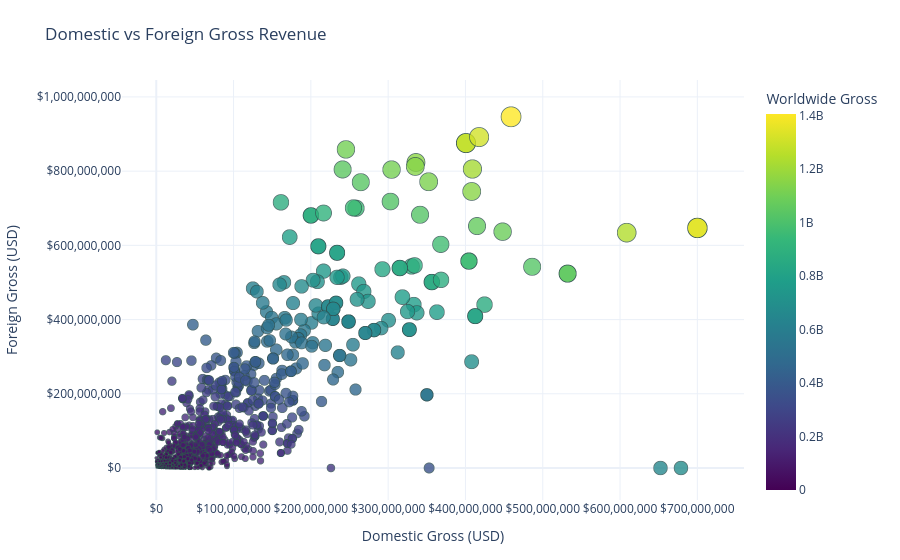

Notebook code for this chart:
### Markdown cell above
### 4.4 Domestic vs Foreign Revenue 
Domestic and international revenues were compared to assess the importance of global performance. The analysis revealed that:

- Many films earn more internationally than domestically
- Studios with strong international reach achieve better overall performance

highlighting the critical role of global appeal in profitability.

### Code cell
import plotly.express as px

# Ensure worldwide gross exists
final_movies_clean['bom_worldwide_gross'] = (
    final_movies_clean['bom_domestic_gross'] + final_movies_clean['bom_foreign_gross']
)

fig = px.scatter(
    final_movies_clean,
    x="bom_domestic_gross",
    y="bom_foreign_gross",
    size="bom_worldwide_gross",           # Bubble size = Worldwide gross
    color="bom_worldwide_gross",          # Color gradient by Worldwide gross
    hover_data=['title_clean', 'studio', 'averagerating', 'bom_domestic_gross', 'bom_foreign_gross', 'bom_worldwide_gross'],
    title="Domestic vs Foreign Gross Revenue",
    labels={
        "bom_domestic_gross": "Domestic Gross (USD)",
        "bom_foreign_gross": "Foreign Gross (USD)",
        "bom_worldwide_gross": "Worldwide Gross (USD)"
    },
    color_continuous_scale='Viridis',     #  gradient
)

fig.update_traces(
    marker=dict(line=dict(width=0.8, color='DarkSlateGrey'), opacity=0.8)
)

fig.update_layout(
    template="plotly_white",
    xaxis_title="Domestic Gross (USD)",
    yaxis_title="Foreign Gross (USD)",
    coloraxis_colorbar=dict(title="Worldwide Gross"),
    xaxis_tickformat="$,",
    yaxis_tickformat="$,",
    margin=dict(l=80, r=40, t=80, b=60)
)

fig.show()

### Figure 1 — Plotly figure (JSON) as saved in the notebook; plotly's stock layout.template omitted (floating-point values rounded to 4 significant figures; data arrays with more than 128 entries replaced by an {"elided": "..."} marker saying what was removed)
{"data": [{"customdata": {"elided": "1431x6 mixed values"}, "hovertemplate": "Domestic Gross (USD)=%{customdata[3]}<br>Foreign Gross (USD)=%{customdata[4]}<br>Worldwide Gross (USD)=%{marker.color}<br>title_clean=%{customdata[0]}<br>studio=%{customdata[1]}<br>averagerating=%{customdata[2]}<extra></extra>", "legendgroup": "", "marker": {"color": {"elided": "1431 int values"}, "coloraxis": "coloraxis", "line": {"color": "DarkSlateGrey", "width": 0.8}, "opacity": 0.8, "size": {"elided": "1431 int values"}, "sizemode": "area", "sizeref": 3513500, "symbol": "circle"}, "mode": "markers", "name": "", "showlegend": false, "type": "scattergl", "x": {"elided": "1431 int values"}, "xaxis": "x", "y": {"elided": "1431 int values"}, "yaxis": "y"}], "layout": {"coloraxis": {"colorbar": {"title": {"text": "Worldwide Gross"}}, "colorscale": [[0, "#440154"], [0.1111, "#482878"], [0.2222, "#3e4989"], [0.3333, "#31688e"], [0.4444, "#26828e"], [0.5556, "#1f9e89"], [0.6667, "#35b779"], [0.7778, "#6ece58"], [0.8889, "#b5de2b"], [1, "#fde725"]]}, "legend": {"itemsizing": "constant", "tracegroupgap": 0}, "margin": {"b": 60, "l": 80, "r": 40, "t": 80}, "title": {"text": "Domestic vs Foreign Gross Revenue"}, "xaxis": {"anchor": "y", "domain": [0, 1], "tickformat": "$,", "title": {"text": "Domestic Gross (USD)"}}, "yaxis": {"anchor": "x", "domain": [0, 1], "tickformat": "$,", "title": {"text": "Foreign Gross (USD)"}}}}
